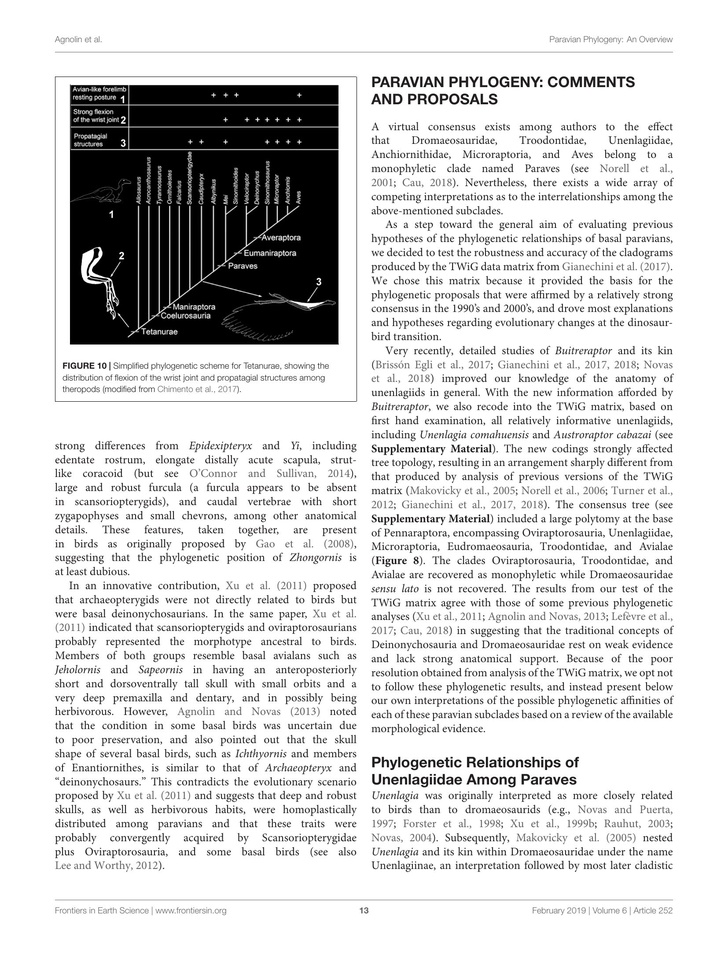
#> input picture maniraptora/pennaraptora/img/pages/agn19-p13.jpg, 728 x 953 px, shrunk from 1654 x 2166 before the run
$ python -i crop_figs.py   (imports and definitions only)
#> lines starting #> are read from the running program, lines starting #| are printed output that depends on the picture; after the words box and inside, x2 and y2 are one past the last pixel; in counts of white or black regions, pixels touching at a corner belong together
#> further down, picture is the input picture: PIL image 728x953 RGB; mean R, G, B 215.2, 215.2, 215.2
#!/usr/bin/env python3
"""Cut the figures the deck shows out of the PDFs in ../papers/, and render the
whole pages the deck walks through (img/pages/). Writes js/dims.js.

A box is (left, top, right, bottom) as fractions of the page. It only has to be
roughly right: each crop is trimmed to its ink, so a box can include white margin
but must not include text. Needs poppler (pdftoppm) and Pillow.

  python3 tools/crop_figs.py          # all
  python3 tools/crop_figs.py mak-ed   # names containing this
"""
import os, sys, json, subprocess, tempfile
from PIL import Image, ImageChops
sys.path.insert(0, os.path.dirname(os.path.abspath(__file__)))
from papers import pdf, HERE
OUT = os.path.join(HERE, '..', 'img')
DPI = 300

FIGS = {
    # groups
    'mei-fig1':   ('xn04', 2, (0.08, 0.35, 0.90, 0.893)),
    'mei2-fig1':  ('gao12', 2, (0.09, 0.07, 0.70, 0.755)),
    'zhen-fig1':  ('lu15', 2, (0.255, 0.055, 0.67, 0.307)),
    'wulong-fig1':('poust20', 6, (0.085, 0.09, 0.915, 0.726)),
    'arch-fig1':  ('oc25a', 2, (0.064, 0.07, 0.42, 0.643)),
    'arch-ed9':   ('oc25a', 18, (0.198, 0.058, 0.811, 0.403)),
    'yi-fig1':    ('xu15', 2, (0.06, 0.07, 0.487, 0.635)),
    'yi-fig3':    ('xu15', 3, (0.06, 0.355, 0.487, 0.82)),
    'caud-fig1':  ('tal18', 2, (0.257, 0.055, 0.931, 0.381)),
    'caud-fig7':  ('tal18', 7, (0.257, 0.565, 0.931, 0.797)),
    'vel-fig10':  ('bin25', 21, (0.052, 0.479, 0.943, 0.898)),
    # phylogeny
    'xia-fig4':   ('xia11', 5, (0.02, 0.06, 0.47, 0.585)),
    'bru-fig1':   ('bru14', 2, (0.09, 0.103, 0.633, 0.885)),
    'bru-fig2':   ('bru14', 3, (0.45, 0.153, 0.912, 0.879)),
    'pei-fig1':   ('pei20', 5, (0.163, 0.126, 0.849, 0.912)),
    'pei-fig2':   ('pei20', 7, (0.155, 0.126, 0.857, 0.686)),
    'pei-fig4':   ('pei20', 10, (0.084, 0.126, 0.627, 0.588)),
    'har-fig18':  ('har19', 39, (0.051, 0.107, 0.943, 0.842)),
    'zel-tf1':    ('zel08', 5, (0.117, 0.742, 0.506, 0.846)),
    'zel-tf2':    ('zel08', 6, (0.082, 0.407, 0.471, 0.748)),
    'nov-fig2':   ('nov09', 5, (0.245, 0.152, 0.78, 0.643)),
    # behavior
    'fun-fig2':   ('fun16', 2, (0.257, 0.485, 0.81, 0.769)),
    'fun-fig3':   ('fun16', 5, (0.257, 0.055, 0.931, 0.445)),
    'fun-fig7':   ('fun16', 9, (0.162, 0.055, 0.936, 0.383)),
    'fre-fig2':   ('fre20', 5, (0.15, 0.385, 0.851, 0.78)),
    'per-fig11':  ('per14', 14, (0.091, 0.067, 0.971, 0.438)),
    'li-fig4':    ('li10', 4, (0.358, 0.358, 0.942, 0.615)),
    'cla-fig6':   ('cla26', 11, (0.053, 0.119, 0.945, 0.479)),
    'fan-fig7':   ('fan26', 14, (0.096, 0.166, 0.929, 0.879)),
    'ma-fig3':    ('ma20', 5, (0.074, 0.497, 0.64, 0.939)),
    # reproduction
    'bi-fig1':    ('bi21', 18, (0.19, 0.137, 0.81, 0.644)),
    'bi-fig4':    ('bi21', 21, (0.19, 0.137, 0.81, 0.696)),
    'jin-fig1':   ('jin20', 4, (0.072, 0.072, 0.928, 0.749)),
    'jin-fig7':   ('jin20', 13, (0.073, 0.735, 0.485, 0.903)),
    'tan15-fig3': ('tan15', 13, (0.055, 0.094, 0.855, 0.557)),
    'tan15-fig6': ('tan15', 16, (0.055, 0.094, 0.716, 0.417)),
    'wie-fig1':   ('wie17', 5, (0.297, 0.105, 0.948, 0.511)),
    'wie-fig4':   ('wie17', 11, (0.297, 0.105, 0.948, 0.441)),
    'tan18-fig1': ('tan18', 2, (0.127, 0.051, 0.91, 0.759)),
    'tan18-fig2': ('tan18', 3, (0.077, 0.265, 0.471, 0.484)),
    'var18-fig1': ('var18', 2, (0.257, 0.055, 0.931, 0.38)),
    'var02-fig1': ('var02', 4, (0.123, 0.095, 0.878, 0.498)),
    'yan-fig4':   ('yan19', 46, (0.19, 0.137, 0.81, 0.41)),
    'yan-fig9':   ('yan19', 50, (0.19, 0.137, 0.81, 0.417)),
    'hog-fig1':   ('hog23', 3, (0.21, 0.046, 0.79, 0.196)),
    'hog-fig2':   ('hog23', 5, (0.193, 0.046, 0.635, 0.471)),
    'hog-fig3':   ('hog23', 6, (0.234, 0.055, 0.766, 0.138)),
    'vj-fig2':    ('vj16', 5, (0.202, 0.09, 0.798, 0.465)),
    'vj-fig7':    ('vj16', 21, (0.202, 0.09, 0.798, 0.397)),
    # feathers and flight
    'kia-fig2':   ('kia24', 4, (0.058, 0.042, 0.698, 0.812)),
    'kia-fig5':   ('kia24', 6, (0.06, 0.042, 0.94, 0.484)),
    'xu17-fig5':  ('xu17', 7, (0.19, 0.06, 0.81, 0.569)),
    'xu17-fig7':  ('xu17', 9, (0.06, 0.045, 0.505, 0.226)),
    'dec16-fig2': ('dec16', 15, (0.03, 0.06, 0.97, 0.795)),
    'dec20-fig6': ('dec20', 9, (0.093, 0.128, 0.726, 0.49)),
    'wu-fig1':    ('wu24', 4, (0.297, 0.105, 0.932, 0.796)),
    'voe-fig1':   ('voe18', 2, (0.088, 0.572, 0.912, 0.847)),
    'voe-fig2':   ('voe18', 4, (0.206, 0.068, 0.625, 0.854)),
    # brains and the bird line
    'bal-fig1':   ('bal13', 1, (0.24, 0.385, 0.80, 0.835)),
    'bal-fig2':   ('bal13', 2, (0.505, 0.05, 0.97, 0.503)),
    'tor-fig3':   ('tor21', 3, (0.102, 0.641, 0.898, 0.918)),
    'tor-fig5':   ('tor21', 4, (0.106, 0.416, 0.902, 0.818)),
    'bro-fig2':   ('bro25', 5, (0.099, 0.126, 0.912, 0.419)),
    'lee-fig2':   ('lee14', 4, (0.02, 0.615, 0.97, 0.85)),
    'lee-fig3':   ('lee14', 5, (0.07, 0.39, 0.94, 0.86)),
    'xu23-fig3':  ('xu23', 5, (0.06, 0.04, 0.97, 0.685)),
    # second round of papers, 2026-11-19
    'cla99-fig1':  ('cla99', 4, (0.07, 0.105, 0.975, 0.615)),
    'cla99-fig13': ('cla99', 19, (0.13, 0.735, 0.97, 0.842)),
    'fan12-fig3':  ('fan12', 4, (0.095, 0.499, 0.906, 0.856)),
    'var08-fig1':  ('var08', 1, (0.084, 0.512, 0.939, 0.897)),
    'bir13-fig1':  ('bir13', 2, (0.53, 0.025, 0.905, 0.335)),
    'li08-fig2':   ('li08', 4, (0.086, 0.068, 0.486, 0.422)),
    'li08-fig3':   ('li08', 4, (0.3, 0.651, 0.916, 0.903)),
    'tsu21-fig5':  ('tsu21', 6, (0.07, 0.084, 0.93, 0.301)),
    'agn19-fig2':  ('agn19', 4, (0.179, 0.089, 0.818, 0.597)),
    'agn19-fig8':  ('agn19', 11, (0.226, 0.089, 0.77, 0.815)),
    'li12-fig1':   ('li12', 3, (0.272, 0.505, 0.94, 0.947)),
    'li12-fig4':   ('li12', 5, (0.062, 0.047, 0.638, 0.581)),
    # third round, 2026-11-19
    'rb07-fig1':   ('rb07', 2, (0.148, 0.075, 0.865, 0.856)),
    'rb07-fig5':   ('rb07', 15, (0.14, 0.084, 0.879, 0.449)),
    'rb07-fig6':   ('rb07', 25, (0.109, 0.075, 0.915, 0.341)),
    'xb25-fig1':   ('xb25', 3, (0.294, 0.05, 0.706, 0.452)),
    'xb25-fig2':   ('xb25', 4, (0.05, 0.02, 0.905, 0.53)),
    'wz23-fig4':   ('wz23', 6, (0.06, 0.05, 0.94, 0.515)),
    # fourth round, 2026-11-19
    'ami17-fig5':  ('ami17', 9, (0.09, 0.08, 0.505, 0.33)),
    'ami17-fig6':  ('ami17', 9, (0.515, 0.08, 0.93, 0.73)),
    'foth14-fig1': ('foth14', 1, (0.51, 0.58, 0.94, 0.875)),
    'foth14-fig3': ('foth14', 3, (0.06, 0.03, 0.94, 0.448)),
    # fifth round, 2026-11-19
    'xing18-fig5': ('xing18', 6, (0.08, 0.084, 0.937, 0.485)),
    'xing24-ga':   ('xing24', 1, (0.098, 0.26, 0.722, 0.741)),
    'xing24-fig1': ('xing24', 3, (0.236, 0.132, 0.763, 0.706)),
    'xing24-fig3': ('xing24', 5, (0.236, 0.132, 0.763, 0.697)),
    'xing24-fig4': ('xing24', 6, (0.188, 0.132, 0.811, 0.286)),
}

# Whole pages shown on the left of a walk slide (and as the source of each lens).
PAGE_DPI = 200

# [6 lines left out: function render, not called in this run]

def trim(im, pad=8):
#> called with pad = 8
    bg = Image.new('RGB', im.size, (255, 255, 255))
#> bg: PIL image 728x953 RGB; every value is 255
    diff = ImageChops.difference(im, bg).convert('L').point(lambda v: 255 if v > 22 else 0)
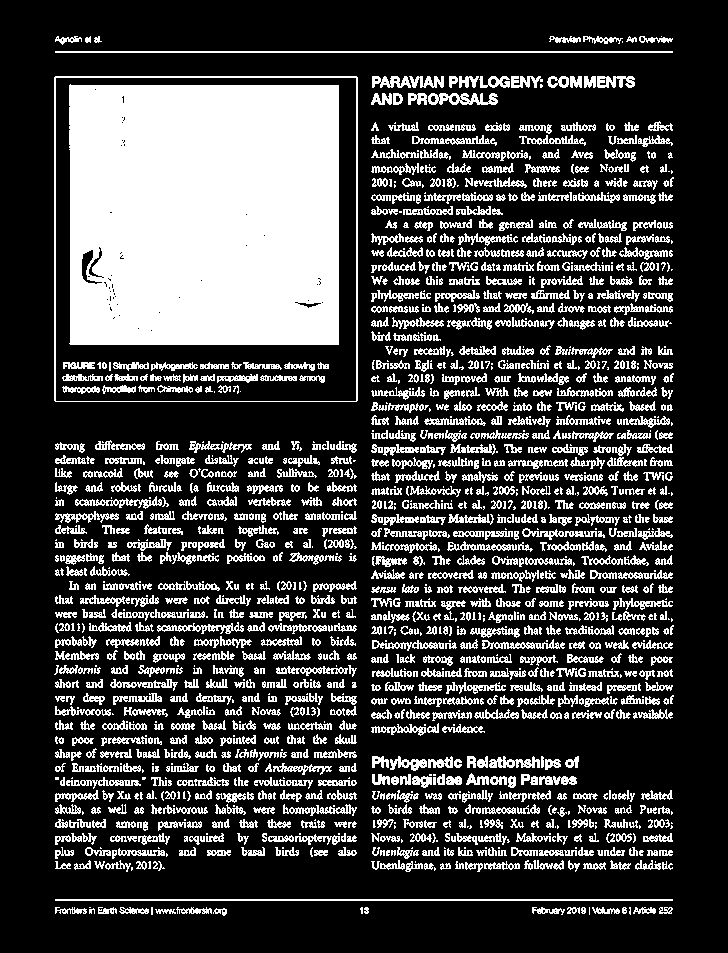
#> diff: PIL image 728x953 L; 25.3% white; 1578 white regions (406 under 20 px), largest, box (x1, y1, x2, y2) and area: (69, 84, 339, 345) 69543, (54, 76, 358, 402) 2200, (55, 51, 673, 53) 1236
    box = diff.getbbox()
#> box = (54, 36, 674, 916)
    if not box: return im
    l, t, r, b = box
#> l = 54; t = 36; r = 674; b = 916
    return im.crop((max(0, l - pad), max(0, t - pad), min(im.width, r + pad), min(im.height, b + pad)))
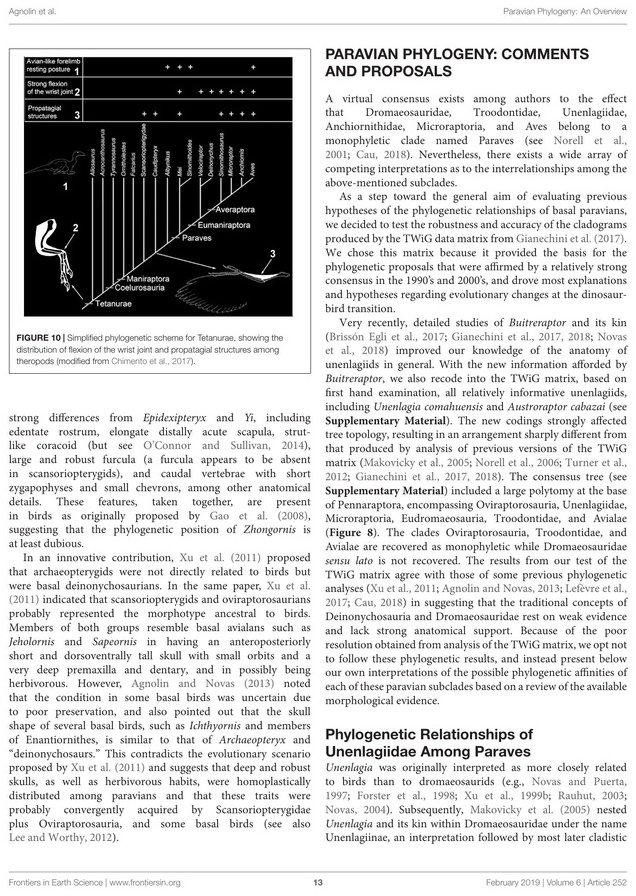
#> returned value: PIL image 636x896 RGB; mean R, G, B 206.5, 206.5, 206.5

# [39 lines left out: functions pages_used, main, not called in this run]

# [1 line not run here, left out]

>>> from PIL import Image
>>> picture = Image.open('../img/pages/agn19-p13.jpg')
>>> result = trim(picture)

$ run again, on maniraptora/pennaraptora/img/pages/bal13-p3.jpg
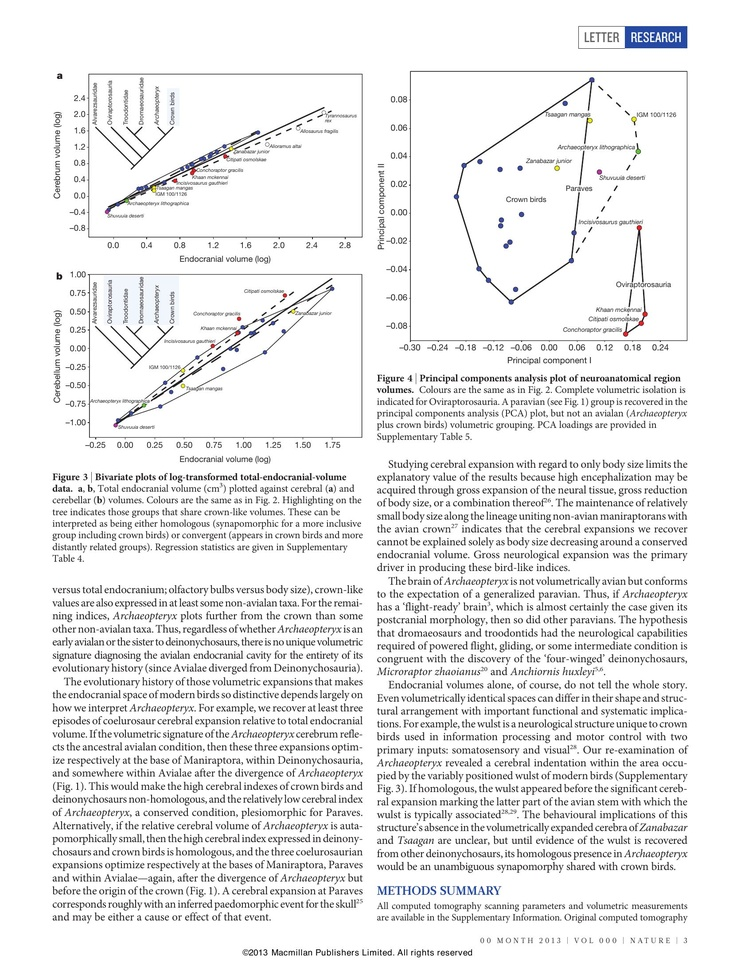
#> input picture maniraptora/pennaraptora/img/pages/bal13-p3.jpg, 733 x 963 px, shrunk from 1654 x 2174 before the run
#> picture is the input picture: PIL image 733x963 RGB; mean R, G, B 236.3, 236.3, 236.5
#> bg: PIL image 733x963 RGB; every value is 255
#> in trim, `diff = ImageChops.difference(im, bg).convert('L').point(lambda v: 255 ..`:
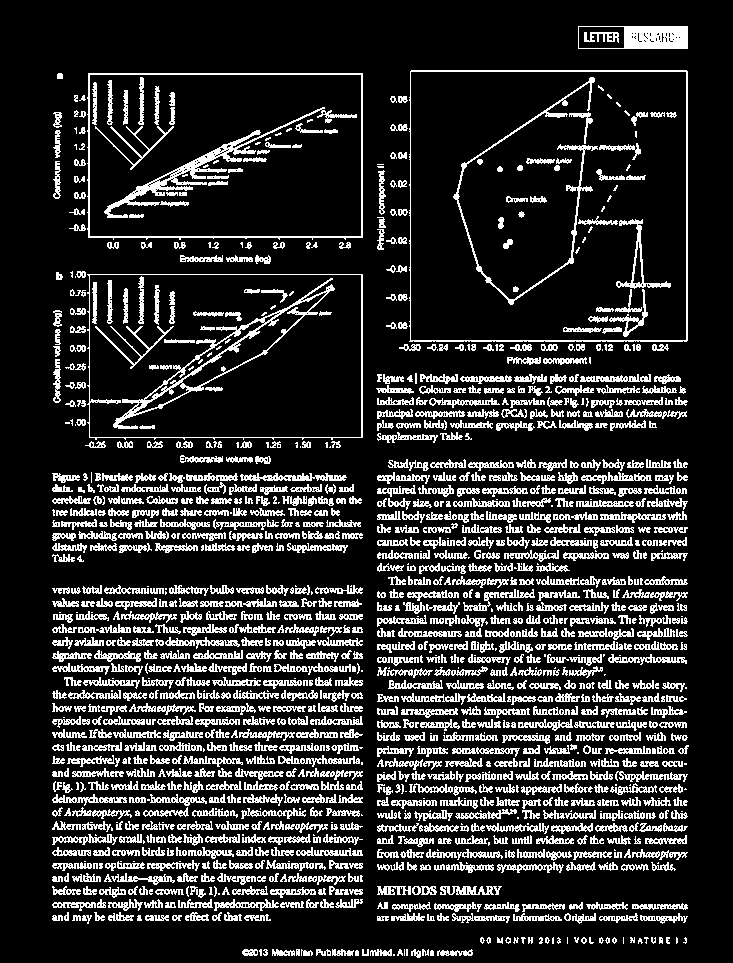
#> diff: PIL image 733x963 L; 17.5% white in thin lines or dots, all inside (x1, y1, x2, y2) = (52, 26, 689, 958)
#> box = (52, 26, 689, 958)
#> l = 52; t = 26; r = 689; b = 958
#> in trim, `return im.crop((max(0, l - pad), max(0, t - pad), min(im.width, r + pa..`:
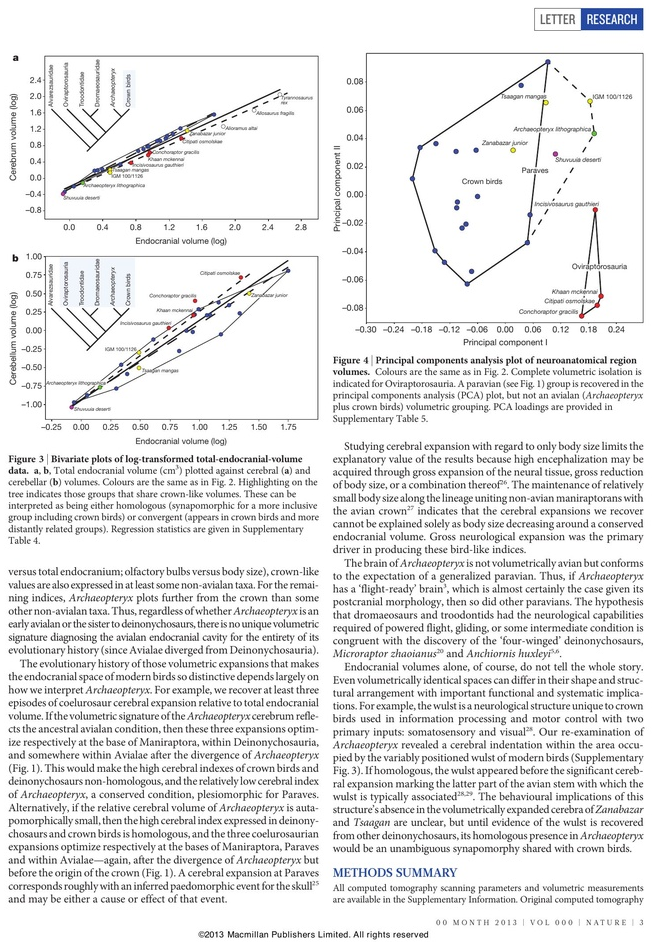
#> returned value: PIL image 653x945 RGB; mean R, G, B 233.6, 233.6, 233.9

$ run again, on maniraptora/pennaraptora/img/pages/bi21-p3.jpg
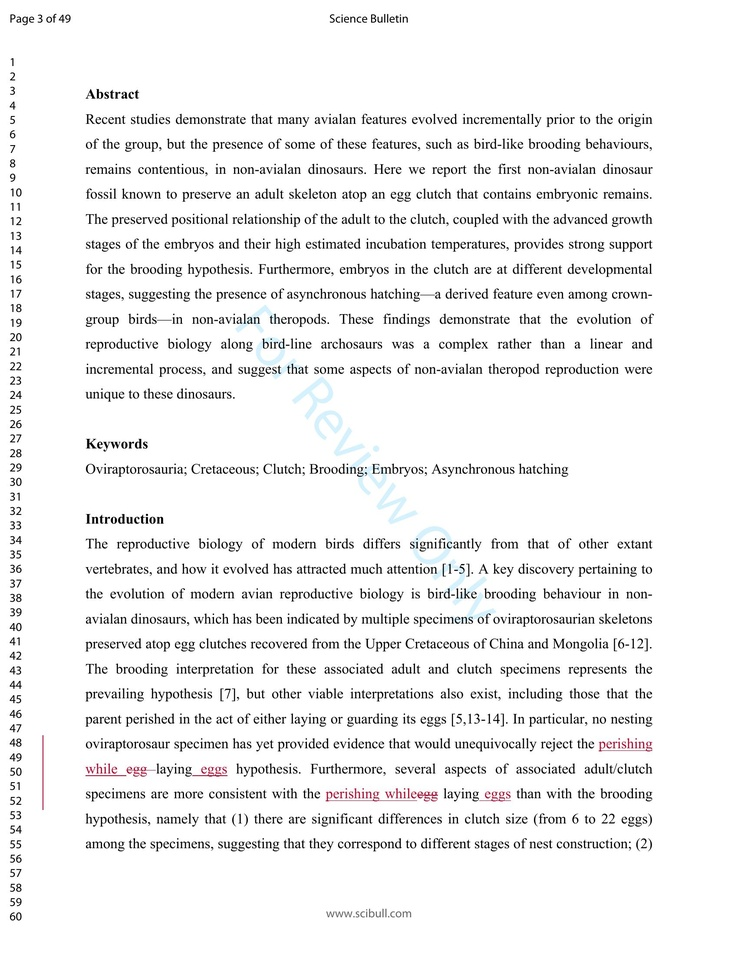
#> input picture maniraptora/pennaraptora/img/pages/bi21-p3.jpg, 738 x 956 px, shrunk from 1700 x 2200 before the run
#> picture is the input picture: PIL image 738x956 RGB; mean R, G, B 240.9, 240.8, 241
#> bg: PIL image 738x956 RGB; every value is 255
#> in trim, `diff = ImageChops.difference(im, bg).convert('L').point(lambda v: 255 ..`:
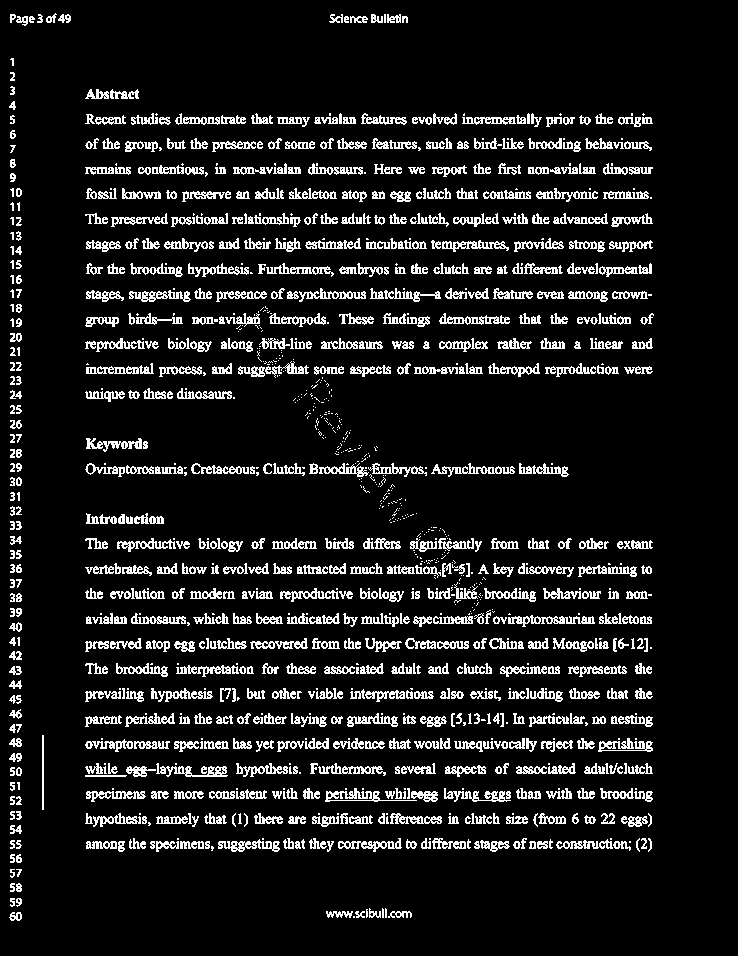
#> diff: PIL image 738x956 L; 10.6% white in thin lines or dots, all inside (x1, y1, x2, y2) = (9, 13, 654, 921)
#> box = (9, 13, 654, 921)
#> l = 9; t = 13; r = 654; b = 921
#> in trim, `return im.crop((max(0, l - pad), max(0, t - pad), min(im.width, r + pa..`:
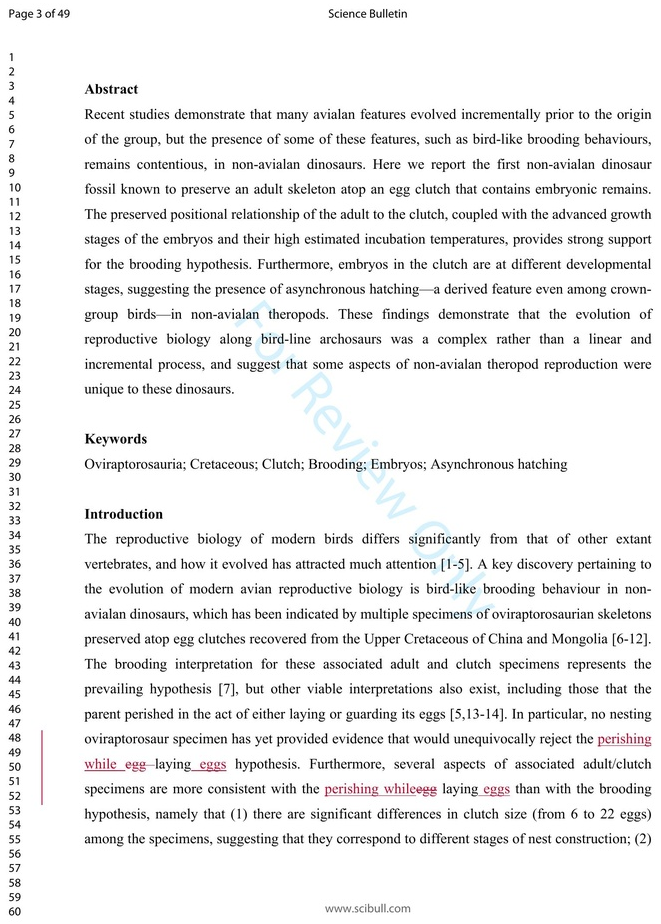
#> returned value: PIL image 661x924 RGB; mean R, G, B 238.7, 238.7, 238.8
